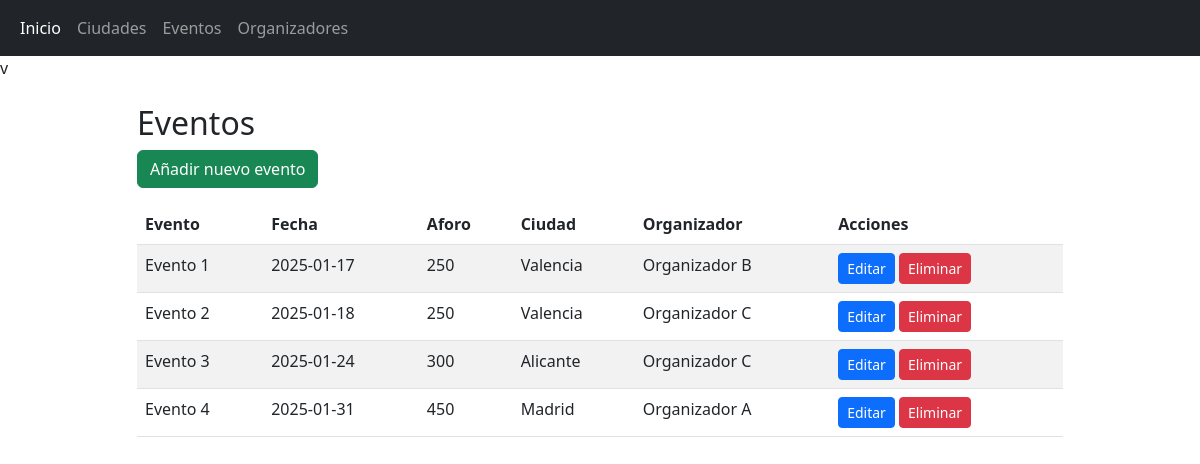
Page /admin/eventos.php on the committed database.
### tables this page shows
CREATE TABLE `eventos` (
  `id` int(11) NOT NULL,
  `evento` varchar(20) NOT NULL,
  `fecha` date NOT NULL,
  `aforo` int(11) NOT NULL,
  `id_ciudad` int(11) NOT NULL,
  `id_organizador` int(11) DEFAULT NULL
);

CREATE TABLE `ciudades` (
  `id` int(11) NOT NULL,
  `ciudad` varchar(50) NOT NULL
);

CREATE TABLE `organizadores` (
  `id` int(11) NOT NULL,
  `nombre` varchar(100) NOT NULL,
  `email` varchar(100) NOT NULL
);

### admin/includes/crudEventos.php (called while the page is built, shortened)
<?php
class Eventos {
    public function showEventos() {
        try {
            $sqlConnection = new Connection();
            $mySQL = $sqlConnection->getConnection();
            $sql = "SELECT e.*, c.ciudad, o.nombre as organizador
                    FROM eventos e
                    INNER JOIN ciudades c ON e.id_ciudad = c.id
                    INNER JOIN organizadores o ON e.id_organizador = o.id";
            $result = $mySQL->query($sql);
            return $result ? $result->fetch_all(MYSQLI_ASSOC) : [];
        } catch (Exception $e) {
            return [];
        }
    }
}
?>

### admin/eventos.php (the view, shortened to what this page needs)
<?php
require_once "./includes/crudEventos.php";
$eventoObj = new Eventos();
$listaEventos = $eventoObj->showEventos();
?>
<!DOCTYPE html>
<html lang="es">
<head>
    <link href="https://cdn.jsdelivr.net/npm/bootstrap@5.3.0/dist/css/bootstrap.min.css" rel="stylesheet">
</head>
<body>
    <?php include("./menu.php"); ?>
    <div class="container mt-4">
        <div class="row justify-content-center">
            <main class="col-md-10">
                <h2>Eventos</h2>
                <a href="eventos.php?accion=crear" class="btn btn-success mb-3">Añadir nuevo evento</a>
                <table class="table table-striped">
                    <thead>
                        <tr>
                            <th>Evento</th>
                            <th>Fecha</th>
                            <th>Aforo</th>
                            <th>Ciudad</th>
                            <th>Organizador</th>
                            <th>Acciones</th>
                        </tr>
                    </thead>
                    <tbody>
                        <?php foreach ($listaEventos as $ev) : ?>
                        <tr>
                            <td><?= htmlspecialchars($ev['evento']) ?></td>
                            <td><?= htmlspecialchars($ev['fecha']) ?></td>
                            <td><?= htmlspecialchars($ev['aforo']) ?></td>
                            <td><?= htmlspecialchars($ev['ciudad']) ?></td>
                            <td><?= htmlspecialchars($ev['organizador']) ?></td>
                            <td>
                                <a href="eventos.php?accion=editar&id=<?= $ev['id'] ?>" class="btn btn-sm btn-primary">
                                    Editar
                                </a>
                                <a href="eventos.php?accion=eliminar&id=<?= $ev['id'] ?>" class="btn btn-sm btn-danger" onclick="return confirm('¿Estás seguro de eliminar este evento?')">
                                    Eliminar
                                </a>
                            </td>
                        </tr>
                        <?php endforeach; ?>
                    </tbody>
                </table>
            </main>
        </div>
    </div>
</body>
</html>

### admin/menu.php
<nav class="navbar navbar-expand-lg navbar-dark bg-dark">
  <div class="container-fluid">
    <div class="collapse navbar-collapse" id="navbarNav">
      <ul class="navbar-nav">
        <li class="nav-item">
          <a class="nav-link active" aria-current="page" href="./index.php">Inicio</a>
        </li>
        <li class="nav-item">
          <a class="nav-link" href="./ciudades.php">Ciudades</a>
        </li>
        <li class="nav-item">
          <a class="nav-link" href="./eventos.php">Eventos</a>
        </li>
        <li class="nav-item">
          <a class="nav-link" href="./organizadores.php">Organizadores</a>
        </li>
      </ul>
    </div>
  </div>
</nav>
v

### rows in the picture
eventos: evento "Evento 1", fecha "2025-01-17", aforo "250", id_ciudad.ciudad "Valencia", id_organizador.nombre "Organizador B"
eventos: evento "Evento 2", fecha "2025-01-18", aforo "250", id_ciudad.ciudad "Valencia", id_organizador.nombre "Organizador C"
eventos: evento "Evento 3", fecha "2025-01-24", aforo "300", id_ciudad.ciudad "Alicante", id_organizador.nombre "Organizador C"
eventos: evento "Evento 4", fecha "2025-01-31", aforo "450", id_ciudad.ciudad "Madrid", id_organizador.nombre "Organizador A"
